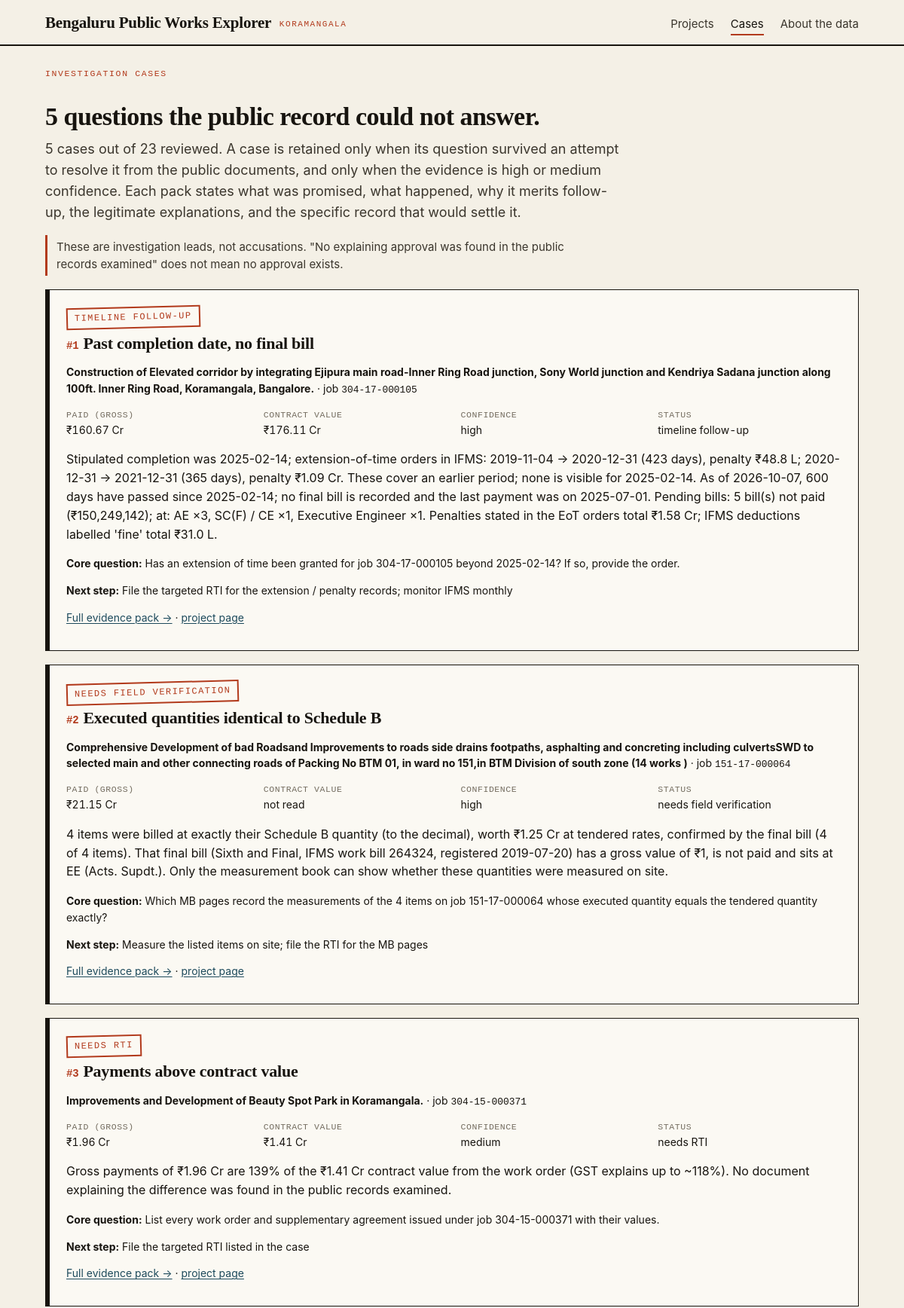
The app's page /cases (upper part) with its own data.
### tables this page shows
CREATE TABLE cases (
  case_id TEXT PRIMARY KEY, project_id INTEGER, job_number TEXT, rank INTEGER, retained INTEGER, status TEXT,
  confidence TEXT, case_score REAL, primary_issue TEXT, why TEXT, data TEXT
);

### app/site.py (the view)
    @app.route("/cases")
    def cases_page():
        return render_template("cases.html", cases=load_cases(), reviewed=load_cases(retained_only=False), summary=_meta("cases_summary"))

### app/core.py (called while the page is built)
def db():
    if "db" not in g:
        path = Path(current_app.config["DB_PATH"])
        if not path.exists():
            current_app.logger.error("database file missing: %s", path)
            raise DatabaseMissing()
        flags = "mode=ro&immutable=1" if current_app.config.get("PUBLIC") else "mode=ro"
        g.db = sqlite3.connect(f"file:{path}?{flags}", uri=True)
        g.db.row_factory = sqlite3.Row
    return g.db

def inr(v):
    if v is None or v == "":
        return None
    v = float(v)
    if abs(v) >= 1e7:
        return f"₹{v / 1e7:,.2f} Cr"
    if abs(v) >= 1e5:
        return f"₹{v / 1e5:,.2f} L"
    return f"₹{v:,.0f}"

def dt(v):
    if not v:
        return None
    try:
        return date.fromisoformat(str(v)[:10]).strftime("%d %b %Y")
    except ValueError:
        return v

def install(app):
    app.add_template_filter(inr, "inr")
    app.add_template_filter(inr_full, "inr_full")
    app.add_template_filter(dt, "dt")
    app.add_template_filter(fromjson, "fromjson")
    app.jinja_env.globals.update(status_class=status_class, LABELS=LABELS, STAGE_FIELDS=STAGE_FIELDS,
                                 STAGE_TITLES=STAGE_TITLES, fmt_fact=fmt_fact, SIGNAL_NAMES=SIGNAL_NAMES)
    app.teardown_appcontext(close_db)
    @app.context_processor
    def _site():
        return {"site_name": SITE_NAME, **area_info()}

def area_info():
    if "area" not in g:
        info = {"area": "Koramangala", "city": "Bengaluru", "data_as_of": None}
        try:
            row = db().execute("SELECT value FROM meta WHERE key = 'area'").fetchone()
            if row:
                a = json.loads(row[0])
                info.update(area=a.get("area_name") or info["area"], city=a.get("city") or info["city"])
            row = db().execute("SELECT value FROM meta WHERE key = 'published_at'").fetchone()
            if row:
                info["data_as_of"] = row[0][:10]
        except Exception:                # no database (error pages): keep the defaults
            pass
        g.area = info
    return g.area

### app/site.py (called while the page is built)
def _meta(key):
    row = db().execute("SELECT value FROM meta WHERE key = ?", (key,)).fetchone()
    try:
        return json.loads(row[0]) if row else {}
    except ValueError:
        return row[0] if row else None

### app/templates/cases.html (shortened to what this page needs)
{% extends "base.html" %}
{% block content %}
<p class="kicker">Investigation cases</p>
<h1>{{ cases|length }} questions the public record could not answer.</h1>
<p class="lede">{{ cases|length }} cases out of {{ reviewed|length }} reviewed. A case is retained only when its question survived an attempt to
resolve it from the public documents, and only when the evidence is high or medium confidence. Each pack states what was promised, what happened,
why it merits follow-up, the legitimate explanations, and the specific record that would settle it.</p>
<p class="notice">These are investigation leads, not accusations. "No explaining approval was found in the public records examined" does not mean no approval exists.</p>
{% for c in cases %}
<article class="card case-card">
  <span class="stamp">{{ c.status }}</span>
  <h2><span class="rank">#{{ c.rank }}</span><a href="{{ url_for('case_page', case_id=c.case_id) }}">{{ c.primary_title }}</a></h2>
  <p class="small"><b>{{ c.title }}</b> · job <span class="mono">{{ c.job_number }}</span></p>
  <dl class="pfacts">
    <div><dt>Paid (gross)</dt><dd>{{ c.payments.gross_paid|inr or 'unknown' }}</dd></div>
    <div><dt>Contract value</dt><dd>{{ c.contract.contract_value|inr or 'not read' }}</dd></div>
    <div><dt>Confidence</dt><dd>{{ c.confidence }}</dd></div>
    <div><dt>Status</dt><dd>{{ c.status }}</dd></div>
  </dl>
  <p>{{ c.primary_text }}</p>
  <p class="small"><b>Core question:</b> {{ c.core_question }}</p>
  <p class="small"><b>Next step:</b> {{ c.next_step }}</p>
  <p class="small"><a href="{{ url_for('case_page', case_id=c.case_id) }}">Full evidence pack →</a>
    {% if c.slug %} · <a href="{{ url_for('project', slug=c.slug) }}">project page</a>{% endif %}</p>
</article>
{% endfor %}
{% endblock %}

### app/static/style.css (style rules this page uses)
:root { --paper: #f4f0e6; --paper-2: #ebe5d6; --card: #fbf9f3; --ink: #17140f; --ink-2: #3b362d; --muted: #746d60; --rule: #d6cfbd; --rule-2: #c3baa4; --accent: #b23a1c; --accent-soft: #f1d9cf; --link: #1d4a5c; --ok: #2f6b3f; --warn: #9a6200; --warn-soft: #f6e7c4; --unk: #8a3a2c; --serif: "Iowan Old Style", "Charter", "Source Serif Pro", "Palatino Linotype", Georgia, serif; --sans: -apple-system, BlinkMacSystemFont, "Segoe UI", "Helvetica Neue", Arial, sans-serif; --mono: ui-monospace, "SF Mono", "JetBrains Mono", Menlo, Consolas, monospace; }
* { box-sizing: border-box; }
html { -webkit-text-size-adjust: 100%; }
body { margin: 0; background: var(--paper); color: var(--ink); font: 16px/1.55 var(--sans); }
a { color: var(--link); text-decoration-thickness: 1px; text-underline-offset: 2px; }
.small { font-size: 14px; }
.mono { font-family: var(--mono); font-size: .92em; }
h1 { font-family: var(--serif); font-weight: 700; font-size: 34px; line-height: 1.15; letter-spacing: -.015em; margin: 28px 0 10px; }
h2 { font-family: var(--serif); font-weight: 700; font-size: 22px; line-height: 1.25; margin: 0 0 10px; letter-spacing: -.01em; }
.lede { font-size: 18px; color: var(--ink-2); max-width: 68ch; margin: 0 0 16px; }
.kicker { font-family: var(--mono); font-size: 11.5px; letter-spacing: .14em; text-transform: uppercase; color: var(--accent); margin: 0 0 8px; }
.notice { border-left: 3px solid var(--accent); padding: 4px 0 4px 12px; color: var(--ink-2); max-width: 75ch; margin: 14px 0; font-size: 15px; }
.card { background: var(--card); border: 1px solid var(--rule); padding: 18px 20px; margin: 16px 0; }
.card h2 { font-size: 19px; }
.pfacts { display: grid; grid-template-columns: repeat(auto-fit, minmax(140px, 1fr)); gap: 6px 18px; margin: 0; font-size: 14px; }
.pfacts dt { color: var(--muted); font-size: 11.5px; font-family: var(--mono); letter-spacing: .05em; text-transform: uppercase; }
.pfacts dd { margin: 0; font-variant-numeric: tabular-nums; overflow-wrap: anywhere; }
.case-card { background: var(--card); border: 1px solid var(--ink); border-left: 6px solid var(--ink); padding: 18px 22px; margin: 18px 0; }
.case-card h2 { font-size: 22px; }
.case-card h2 a { color: var(--ink); text-decoration: none; }
.case-card .rank { font-family: var(--mono); color: var(--accent); font-size: 14px; margin-right: 6px; }
.stamp { display: inline-block; font-family: var(--mono); font-size: 12px; letter-spacing: .12em; text-transform: uppercase; color: var(--accent); border: 2px solid var(--accent); padding: 3px 9px; transform: rotate(-1.5deg); margin: 4px 0 6px; }
main > .kicker:first-child { margin-top: 28px; }

### records on screen
cases: status "TIMELINE FOLLOW-UP", rank "1", primary_title "Past completion date, no final bill", title "Construction of Elevated corridor by integrating Ejipura main road-Inner Ring Road junction, Sony World junction and Kendriya Sadana junction along 100ft. Inner Ring Road, Koramangala, Bangalore.", job_number "304-17-000105", payments.gross_paid|inr "₹160.67 Cr", contract.contract_value|inr "₹176.11 Cr", confidence "high", status "timeline follow-up", primary_text "Stipulated completion was 2025-02-14; extension-of-time orders in IFMS: 2019-11-04 → 2020-12-31 (423 days), penalty ₹48.8 L; 2020-12-31 → 2021-12-31 (365 days), penalty ₹1.09 Cr. These cover an earlier period; none is visible for 2025-02-14. As of 2026-10-07, 600 days have passed since 2025-02-14; no final bill is recorded and the last payment was on 2025-07-01. Pending bills: 5 bill(s) not paid (₹150,249,142); at: AE ×3, SC(F) / CE ×1, Executive Engineer ×1. Penalties stated in the EoT orders total ₹1.58 Cr; IFMS deductions labelled 'fine' total ₹31.0 L.", core_question "Has an extension of time been granted for job 304-17-000105 beyond 2025-02-14? If so, provide the order.", next_step "File the targeted RTI for the extension / penalty records; monitor IFMS monthly"
cases: status "NEEDS FIELD VERIFICATION", rank "2", primary_title "Executed quantities identical to Schedule B", title "Comprehensive Development of bad Roadsand Improvements to roads side drains footpaths, asphalting and concreting including culvertsSWD to selected main and other connecting roads of Packing No BTM 01, in ward no 151,in BTM Division of south zone (14 works )", job_number "151-17-000064", payments.gross_paid|inr "₹21.15 Cr", contract.contract_value|inr "not read", confidence "high", status "needs field verification", primary_text "4 items were billed at exactly their Schedule B quantity (to the decimal), worth ₹1.25 Cr at tendered rates, confirmed by the final bill (4 of 4 items). That final bill (Sixth and Final, IFMS work bill 264324, registered 2019-07-20) has a gross value of ₹1, is not paid and sits at EE (Acts. Supdt.). Only the measurement book can show whether these quantities were measured on site.", core_question "Which MB pages record the measurements of the 4 items on job 151-17-000064 whose executed quantity equals the tendered quantity exactly?", next_step "Measure the listed items on site; file the RTI for the MB pages"
cases: status "NEEDS RTI", rank "3", primary_title "Payments above contract value", title "Improvements and Development of Beauty Spot Park in Koramangala.", job_number "304-15-000371", payments.gross_paid|inr "₹1.96 Cr", contract.contract_value|inr "₹1.41 Cr", confidence "medium", status "needs RTI", primary_text "Gross payments of ₹1.96 Cr are 139% of the ₹1.41 Cr contract value from the work order (GST explains up to ~118%). No document explaining the difference was found in the public records examined.", core_question "List every work order and supplementary agreement issued under job 304-15-000371 with their values.", next_step "File the targeted RTI listed in the case"

### other values on screen
{{ site_name }} "Bengaluru Public Works Explorer"
{{ area }} "KORAMANGALA"
{{ cases|length }} "5"
{{ reviewed|length }} "23"
